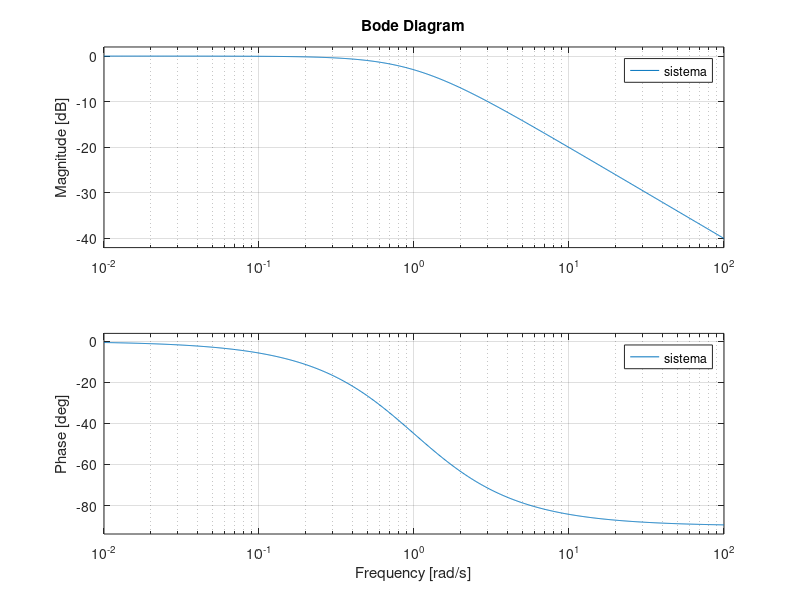
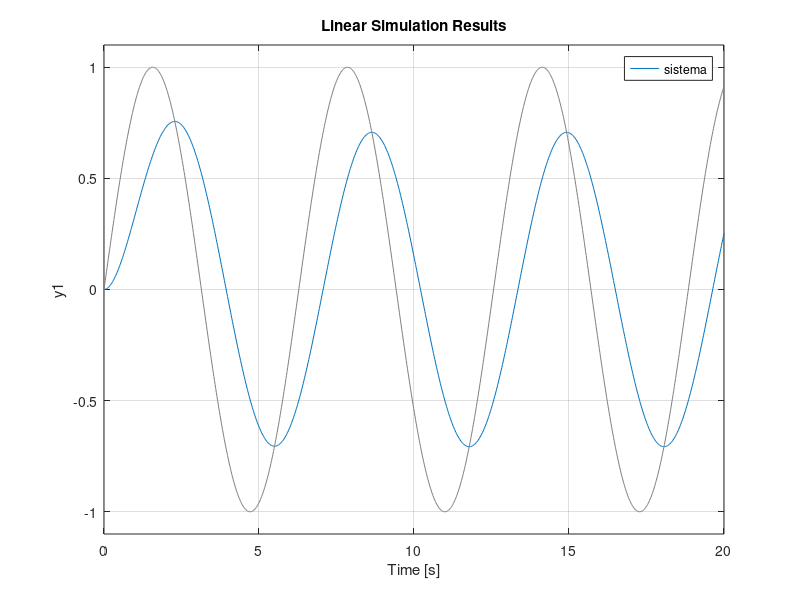

Source code (MATLAB) for these figures, in order:
% Pulizia
clear
clc

% Definizione di S
s = tf('s');

% Definizione del sistema
sistema = 1/(s+1);
%sistema_zpk = zpk([], [-3 -2], 1);

% Bode
figure(1);
bode(sistema);
[ ampiezza, fase, omega ] = bode(sistema);

% Simulazione risposta
t = linspace(0, 20, 1000);
u = sin(t);

figure(2);
% Per la fase faccio omega * delta t tra ingresso e uscita
lsim(sistema, u, t);